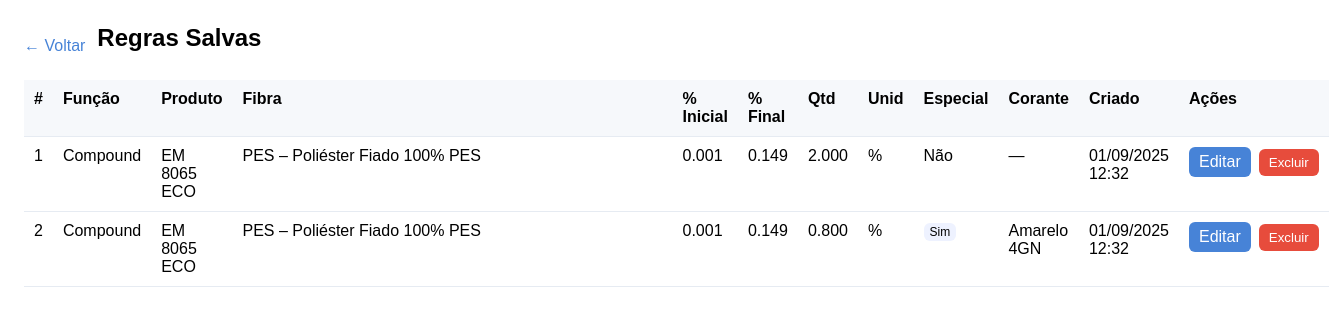
Screenshot of /regras with the database file from the repository.
### app_flask.py (models this page shows, shortened)
class RegraRI(db.Model):
    __tablename__ = 'regras_ri'
    id = db.Column(db.Integer, primary_key=True)
    funcao = db.Column(db.String(120), nullable=False)
    produto_id = db.Column(db.Integer, db.ForeignKey('produtos.id', ondelete='RESTRICT'), nullable=False)
    fibra_id   = db.Column(db.Integer, db.ForeignKey('fibras.id', ondelete='RESTRICT'), nullable=False)
    corante_id = db.Column(db.Integer, db.ForeignKey('corantes.id', ondelete='RESTRICT'), nullable=True)  # apenas se regra especial
    pct_corante_ini = db.Column(db.Numeric(6, 3), nullable=False)  # ex.: 0.50 = 0,50%
    pct_corante_fim = db.Column(db.Numeric(6, 3), nullable=False)
    qtde_produto    = db.Column(db.Numeric(12, 3), nullable=False) # unidade livre (ex.: g/L)
    unidade         = db.Column(db.String(10), nullable=False, default='%')  # "%", "g/L"
    regra_especial_corante = db.Column(db.Boolean, default=False, nullable=False)
    resultado_novo         = db.Column(db.Numeric(12, 3), nullable=True)  # usado se regra especial
    ativo      = db.Column(db.Boolean, default=True, nullable=False)
    criado_em  = db.Column(db.DateTime, server_default=db.func.now(), nullable=False)
    atualizado_em = db.Column(db.DateTime, onupdate=db.func.now(), default=db.func.now(), nullable=False)
    produto = db.relationship('Produto')
    fibra   = db.relationship('Fibra')
    corante = db.relationship('Corante')

class Produto(db.Model):
    __tablename__ = 'produtos'
    id = db.Column(db.Integer, primary_key=True)
    nome = db.Column(db.String(120), unique=True, nullable=False, index=True)
    funcao = db.Column(db.String(120), nullable=False)
    ativo = db.Column(db.Boolean, default=True, nullable=False)
    criado_em = db.Column(db.DateTime, server_default=db.func.now(), nullable=False)
    atualizado_em = db.Column(db.DateTime, onupdate=db.func.now(), default=db.func.now(), nullable=False)
    contratipos = db.relationship(
        'ProdutoContratipo',
        backref='produto',
        cascade="all, delete-orphan",
        lazy='selectin'
    )

class Fibra(db.Model):
    __tablename__ = 'fibras'
    id            = db.Column(db.Integer, primary_key=True)
    tipo          = db.Column(db.String(10), nullable=False)
    nome          = db.Column(db.String(100), nullable=False)
    perc_fibra    = db.Column(db.Float, nullable=False)
    perc_elastano = db.Column(db.Float, nullable=False)

class Corante(db.Model):
    __tablename__ = 'corantes'
    id               = db.Column(db.Integer, primary_key=True)
    nome             = db.Column(db.String(100), nullable=False)
    fornecedor       = db.Column(db.String(100))
    color_index      = db.Column(db.String(50))
    tamanho_molecula = db.Column(db.String(50))

### app_flask.py (the view)
@app.route('/regras', methods=['GET'])
def regras_list():
    regras = (
        db.session.query(RegraRI)
        .join(Produto)  # produto_id é NOT NULL, join simples é OK
        .options(
            selectinload(RegraRI.produto),
            selectinload(RegraRI.fibra),
            selectinload(RegraRI.corante)
        )
        .order_by(
            Produto.nome.asc(),
            RegraRI.pct_corante_ini.asc(),
            RegraRI.pct_corante_fim.asc(),
            RegraRI.regra_especial_corante.asc()  # False primeiro, True depois
        )
        .all()
    )
    return render_template('regras_list.html', regras=regras)

### app_flask.py (called while the page is built)
@app.before_request
def init_session():
    session.setdefault('etapas', [])
    session.setdefault('receita', [])
    session.setdefault('titulo', 'Gráficos de Tingimento')

### templates/regras_list.html (shortened to what this page needs)
<!DOCTYPE html>
<html lang="pt-br">
<head>
</head>
<body>
  <div style="display:flex; align-items:center; gap:12px; margin-bottom:12px;">
    <a href="{{ url_for('cadastro_regra') }}">← Voltar</a>
    <h2>Regras Salvas</h2>
  </div>
  {% if regras %}
    <table>
      <thead>
        <tr>
          <th>#</th>
          <th>Função</th>
          <th>Produto</th>
          <th class="col-fibra">Fibra</th>
          <th>% Inicial</th>
          <th>% Final</th>
          <th>Qtd</th>
          <th>Unid</th>
          <th>Especial</th>
          <th>Corante</th>
          <th>Criado</th>
          <th style="width:160px;">Ações</th>
        </tr>
      </thead>
      <tbody>
        {% for r in regras %}
          <tr>
            <td>{{ loop.index }}</td>
            <td>{{ r.funcao }}</td>
            <td>{{ r.produto.nome if r.produto else '-' }}</td>
            <td class="col-fibra">
              {% if r.fibra %}
                {{ r.fibra.tipo }} – {{ r.fibra.nome }}
                {% if r.fibra.perc_fibra is not none %}
                  {{ ' %.0f%% ' | format(r.fibra.perc_fibra) }}{{ r.fibra.tipo }}
                {% endif %}
              {% else %}
                -
              {% endif %}
            </td>
            <td>{{ '%.3f'|format(r.pct_corante_ini) }}</td>
            <td>{{ '%.3f'|format(r.pct_corante_fim) }}</td>
            <td>
              {% if r.regra_especial_corante and r.resultado_novo is not none %}
                {{ '%.3f'|format(r.resultado_novo) }}
              {% else %}
                {{ '%.3f'|format(r.qtde_produto) }}
              {% endif %}
            </td>
            <td>{{ r.unidade if r.unidade else '%' }}</td>
            <td>
              {% if r.regra_especial_corante %}
                <span class="badge">Sim</span>
              {% else %}
                Não
              {% endif %}
            </td>
            <td>
              {% if r.regra_especial_corante %}
                {{ r.corante.nome if r.corante else '-' }}
              {% else %}
                —
              {% endif %}
            </td>
            <td>{{ r.criado_em.strftime('%d/%m/%Y %H:%M') if r.criado_em else '' }}</td>
            <td>
              <div class="acoes">
                <a class="btn btn-edit" href="{{ url_for('cadastro_regra', id=r.id) }}">Editar</a>
                <form method="post"
                      action="{{ url_for('excluir_regra', regra_id=r.id) }}"
                      onsubmit="return confirm('Excluir esta regra?');"
                      style="margin:0;">
                  <button type="submit" class="btn btn-del">Excluir</button>
                </form>
              </div>
            </td>
          </tr>
        {% endfor %}
      </tbody>
    </table>
  {% else %}
    <p>(Nenhuma regra cadastrada.)</p>
  {% endif %}
</body>
</html>

### templates/regras_list.html (style rules this page uses)
body { font-family: Tahoma, sans-serif; padding: 1rem; }
h2 { margin: 0 0 1rem 0; }
a { color: #4783d7; text-decoration: none; }
table { width: 100%; border-collapse: collapse; }
th, td { padding: 10px; border-bottom: 1px solid #e6ebf2; text-align: left; vertical-align: top; }
thead th { background: #f6f8fb; }
.badge { padding: 2px 6px; border-radius: 6px; font-size: 12px; background: #eef2ff; }
.col-fibra { min-width: 420px; white-space: normal; }
.btn { display: inline-block; padding: 6px 10px; border-radius: 6px; color: #fff; text-decoration: none; }
.btn-edit { background: #4783d7; }
.btn-del { background: #e74c3c; border: none; cursor: pointer; }
.acoes { display: flex; gap: 8px; align-items: center; }

### rows the page displays
RegraRI: funcao "Compound", produto "EM 8065 ECO", fibra.tipo "PES", fibra.nome "Poliéster Fiado", pct_corante_ini "0.001", pct_corante_fim "0.149", qtde_produto "2.000", unidade "%", regra_especial_corante "Não", criado_em "01/09/2025 12:32"
Fibra: fibra.perc_fibra "100%"
RegraRI: funcao "Compound", produto "EM 8065 ECO", fibra.tipo "PES", fibra.nome "Poliéster Fiado", pct_corante_ini "0.001", pct_corante_fim "0.149", resultado_novo "0.800", unidade "%", regra_especial_corante "Sim", corante "Amarelo 4GN", criado_em "01/09/2025 12:32"
